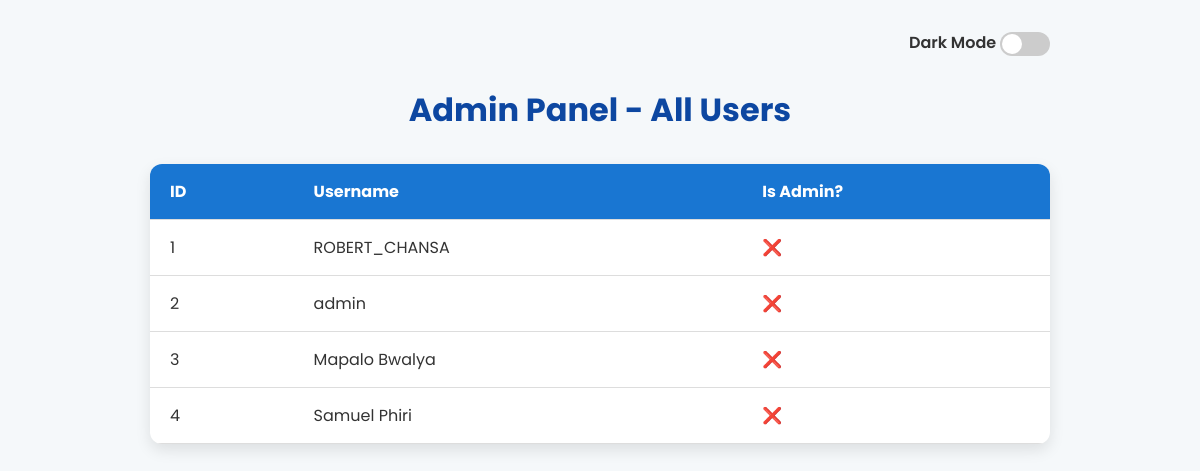
The app's page /admin_panel (signed in) with its own data.
### app.py (models this page shows)
class User(db.Model):
    id = db.Column(db.Integer, primary_key=True)
    username = db.Column(db.String(150), nullable=False, unique=True)
    email = db.Column(db.String(150), unique=True)
    password = db.Column(db.String(150), nullable=False)
    role = db.Column(db.String(50), nullable=False, default="user")
    contributions = db.relationship('Contribution', backref='contributor', lazy=True)

### app.py (the view)
@app.route("/admin_panel")
@login_required
@admin_required
def admin_panel():
    users = User.query.all()
    return render_template("admin_panel.html", users=users)

### app.py (called while the page is built)
def login_required(f):
    @wraps(f)
    def decorated_function(*args, **kwargs):
        if "user_id" not in session:
            flash("You need to login first.", "warning")
            return redirect(url_for("login"))
        return f(*args, **kwargs)
    return decorated_function

def admin_required(f):
    @wraps(f)
    def decorated_function(*args, **kwargs):
        user = User.query.get(session.get("user_id"))
        if not user or user.role != "admin":
            flash("Admin access required.", "danger")
            return redirect(url_for("home"))
        return f(*args, **kwargs)
    return decorated_function

### templates/admin_panel.html (shortened to what this page needs)
<!DOCTYPE html>
<html lang="en">
<head>
</head>
<body>
    <div class="toggle-container">
        Dark Mode
        <label class="switch">
            <span class="slider"></span>
        </label>
    </div>
    <h1>Admin Panel - All Users</h1>
    <table>
        <thead>
            <tr>
                <th>ID</th>
                <th>Username</th>
                <th>Is Admin?</th>
            </tr>
        </thead>
        <tbody>
            {% for user in users %}
            <tr>
                <td data-label="ID">{{ user.id }}</td>
                <td data-label="Username">{{ user.username }}</td>
                <td data-label="Is Admin?">{{ '✅' if user.is_admin else '❌' }}</td>
            </tr>
            {% endfor %}
        </tbody>
    </table>
</body>
</html>

### templates/admin_panel.html (style rules this page uses)
body { font-family: 'Poppins', sans-serif; margin: 0; padding: 30px 20px; background-color: #f5f8fa; color: #333; transition: background-color 0.3s, color 0.3s; }
h1 { color: #0d47a1; text-align: center; margin-bottom: 30px; font-weight: 700; }
table { width: 100%; border-collapse: collapse; box-shadow: 0 6px 15px rgba(0, 0, 0, 0.1); border-radius: 12px; overflow: hidden; background: white; max-width: 900px; margin: 0 auto; }
thead { background: #1976d2; color: white; }
th, td { padding: 15px 20px; text-align: left; border-bottom: 1px solid #ddd; }
.toggle-container { max-width: 900px; margin: 0 auto 30px auto; text-align: right; font-weight: 600; user-select: none; }
.switch { position: relative; display: inline-block; width: 50px; height: 24px; vertical-align: middle; }
.slider { position: absolute; cursor: pointer; top: 0; left: 0; right: 0; bottom: 0; background-color: #ccc; transition: 0.4s; border-radius: 24px; }
.slider:before { position: absolute; content: ""; height: 20px; width: 20px; left: 2px; bottom: 2px; background-color: white; transition: 0.4s; border-radius: 50%; }

### records on screen
User: id "1", username "ROBERT_CHANSA", is_admin "❌"
User: id "2", username "admin", is_admin "❌"
User: id "3", username "Mapalo Bwalya", is_admin "❌"
User: id "4", username "Samuel Phiri", is_admin "❌"
